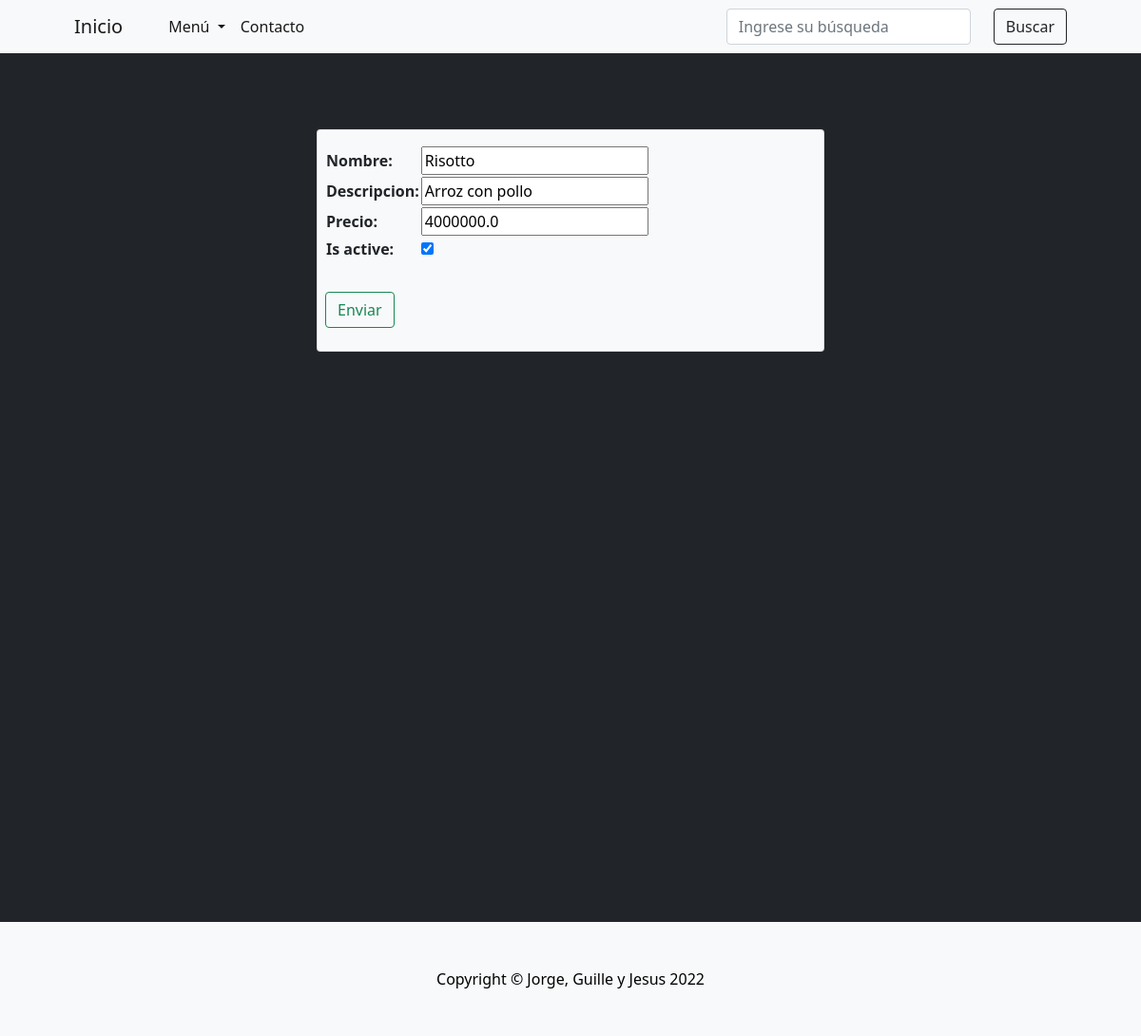
Screenshot of /comidas/editar-comida/1/ with the database file from the repository.
### comidas/models.py (models this page shows)
class Comidas(models.Model):
    nombre = models.CharField(max_length=30)
    descripcion = models.CharField(max_length=50, blank=True, null=True)
    precio = models.FloatField()
    is_active = models.BooleanField(default=True)
    class Meta:
        verbose_name = 'comida'
        verbose_name_plural = 'comidas'

### comidas/views.py (the view, shortened to what this page needs)
# urls.py: path('editar-comida/<int:pk>/', Editar_comida.as_view(), name ='editar-comida'),
class Editar_comida(UpdateView):
    model = Comidas
    template_name = 'editar_comida.html'
    fields = '__all__'

### RestaurantPython/templates/editar_comida.html (shortened to what this page needs)
{% extends 'base.html' %}
{% block contenido %}
<section class="py-5 bg-dark">
    <div class="container px-4 px-lg-5 mt-5">
        <div class="row gx-1 gx-lg-2 row-cols-2 row-cols-md-2 row-cols-xl-2 justify-content-center">
            <div class="col-auto">
                <form class="card row g-3 bg-light  " method="POST" action="">
                    <div class="mb-3">
                        <table>
                            {{form.as_table}}
                        </table>
                    </div>
                    <div class="col-12">
                        <input class="btn btn-outline-success mb-4" type="submit" , value="Enviar">
                    </div>
                </form>
            </div>
        </div>
    </div>
    <br>
    <br>
    <br>
    <br>
    <br>
    <br>
    <br>
    <br>
    <br>
    <br>
    <br>
    <br>
    <br>
    <br>
    <br>
    <br>
    <br>
    <br>
    <br>
    <br>
    <br>
    <br>
    <br>
    </section>
{% endblock %}

### rows the page displays
Comidas: nombre "Risotto", descripcion "Arroz con pollo", precio "4000000.0", is_active "☑"
